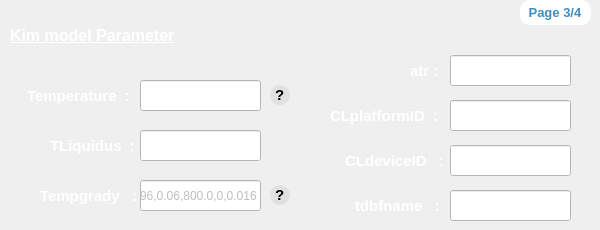
      <widget class="QWidget" name="page_10">
       <property name="styleSheet">
        <string notr="true">#page_10{
background-color: rgb(64, 140, 191);
}</string>
       </property>
       <widget class="QLabel" name="label_151">
        <property name="geometry">
         <rect>
          <x>520</x>
          <y>0</y>
          <width>71</width>
          <height>25</height>
         </rect>
        </property>
        <property name="font">
         <font>
          <family>Ubuntu</family>
          <pointsize>10</pointsize>
          <weight>75</weight>
          <bold>true</bold>
         </font>
        </property>
        <property name="styleSheet">
         <string notr="true">background-color: rgb(255, 255, 255);
border : 2px solid white;
border-radius :10px;
color :rgb(64, 140, 191);</string>
        </property>
        <property name="text">
         <string> Page 3/4</string>
        </property>
       </widget>
       <widget class="QLabel" name="label_125">
        <property name="geometry">
         <rect>
          <x>50</x>
          <y>130</y>
          <width>91</width>
          <height>31</height>
         </rect>
        </property>
        <property name="font">
         <font>
          <family>Ubuntu</family>
          <pointsize>11</pointsize>
          <weight>75</weight>
          <italic>false</italic>
          <bold>true</bold>
         </font>
        </property>
        <property name="styleSheet">
         <string notr="true">color : white;</string>
        </property>
        <property name="text">
         <string>TLiquidus  :</string>
        </property>
       </widget>
       <widget class="QLineEdit" name="TLKKS2">
        <property name="geometry">
         <rect>
          <x>140</x>
          <y>130</y>
          <width>121</width>
          <height>31</height>
         </rect>
        </property>
        <property name="styleSheet">
         <string notr="true">background-color: rgb(255, 255, 255);</string>
        </property>
       </widget>
       <widget class="QLabel" name="label_242">
        <property name="geometry">
         <rect>
          <x>270</x>
          <y>185</y>
          <width>20</width>
          <height>20</height>
         </rect>
        </property>
        <property name="font">
         <font>
          <family>Segoe UI Symbol</family>
          <pointsize>11</pointsize>
          <weight>75</weight>
          <italic>false</italic>
          <bold>true</bold>
         </font>
        </property>
        <property name="toolTip">
         <string>&lt;html&gt;&lt;head/&gt;&lt;body&gt;&lt;p&gt;The tuple Tempgrady={BASETEMP, DELTAT, DISTANCE, OFFSET,&lt;/p&gt;&lt;p&gt;VELOCITY} is read in for setting the properties of thermal gradient.&lt;/p&gt;&lt;/body&gt;&lt;/html&gt;</string>
        </property>
        <property name="styleSheet">
         <string notr="true">background-color: rgb(225, 225, 225);
color:rgb(0, 0, 0);
border-radius : 10px; 
border : 1px solid rgb(225, 225, 225);</string>
        </property>
        <property name="text">
         <string>?</string>
        </property>
       </widget>
       <widget class="QLabel" name="label_127">
        <property name="geometry">
         <rect>
          <x>40</x>
          <y>180</y>
          <width>101</width>
          <height>31</height>
         </rect>
        </property>
        <property name="font">
         <font>
          <family>Ubuntu</family>
          <pointsize>11</pointsize>
          <weight>75</weight>
          <italic>false</italic>
          <bold>true</bold>
         </font>
        </property>
        <property name="styleSheet">
         <string notr="true">color : white;</string>
        </property>
        <property name="text">
         <string>Tempgrady   :</string>
        </property>
       </widget>
       <widget class="QLineEdit" name="tempGradyKKS2">
        <property name="enabled">
         <bool>false</bool>
        </property>
        <property name="geometry">
         <rect>
          <x>140</x>
          <y>180</y>
          <width>121</width>
          <height>31</height>
         </rect>
        </property>
        <property name="styleSheet">
         <string notr="true">background-color: rgb(255, 255, 255);</string>
        </property>
        <property name="text">
         <string>0.96,0.06,800.0,0,0.016</string>
        </property>
       </widget>
       <widget class="QLabel" name="label_245">
        <property name="geometry">
         <rect>
          <x>270</x>
          <y>85</y>
          <width>20</width>
          <height>20</height>
         </rect>
        </property>
        <property name="font">
         <font>
          <family>Segoe UI Symbol</family>
          <pointsize>11</pointsize>
          <weight>75</weight>
          <italic>false</italic>
          <bold>true</bold>
         </font>
        </property>
        <property name="toolTip">
         <string>&lt;html&gt;&lt;head/&gt;&lt;body&gt;&lt;p&gt;Temperature Value&lt;/p&gt;&lt;/body&gt;&lt;/html&gt;</string>
        </property>
        <property name="styleSheet">
         <string notr="true">background-color: rgb(225, 225, 225);
color:rgb(0, 0, 0);
border-radius : 10px; 
border : 1px solid rgb(225, 225, 225);</string>
        </property>
        <property name="text">
         <string>?</string>
        </property>
       </widget>
       <widget class="QLineEdit" name="temperatureKKS2">
        <property name="geometry">
         <rect>
          <x>140</x>
          <y>80</y>
          <width>121</width>
          <height>31</height>
         </rect>
        </property>
        <property name="styleSheet">
         <string notr="true">background-color: rgb(255, 255, 255);</string>
        </property>
        <property name="text">
         <string/>
        </property>
       </widget>
       <widget class="QLabel" name="label_116">
        <property name="geometry">
         <rect>
          <x>27</x>
          <y>80</y>
          <width>111</width>
          <height>31</height>
         </rect>
        </property>
        <property name="font">
         <font>
          <family>Ubuntu</family>
          <pointsize>11</pointsize>
          <weight>75</weight>
          <italic>false</italic>
          <bold>true</bold>
         </font>
        </property>
        <property name="styleSheet">
         <string notr="true">color : white;</string>
        </property>
        <property name="text">
         <string>Temperature  :</string>
        </property>
       </widget>
       <widget class="QLabel" name="label_165">
        <property name="geometry">
         <rect>
          <x>330</x>
          <y>105</y>
          <width>111</width>
          <height>21</height>
         </rect>
        </property>
        <property name="font">
         <font>
          <family>Ubuntu</family>
          <pointsize>11</pointsize>
          <weight>75</weight>
          <italic>false</italic>
          <bold>true</bold>
         </font>
        </property>
        <property name="styleSheet">
         <string notr="true">color : white;</string>
        </property>
        <property name="text">
         <string>CLplatformID  :</string>
        </property>
       </widget>
       <widget class="QLabel" name="label_150">
        <property name="geometry">
         <rect>
          <x>345</x>
          <y>145</y>
          <width>101</width>
          <height>31</height>
         </rect>
        </property>
        <property name="font">
         <font>
          <family>Ubuntu</family>
          <pointsize>11</pointsize>
          <weight>75</weight>
          <italic>false</italic>
          <bold>true</bold>
         </font>
        </property>
        <property name="styleSheet">
         <string notr="true">color : white;</string>
        </property>
        <property name="text">
         <string>CLdeviceID   :</string>
        </property>
       </widget>
       <widget class="QLabel" name="label_164">
        <property name="geometry">
         <rect>
          <x>410</x>
          <y>60</y>
          <width>31</width>
          <height>21</height>
         </rect>
        </property>
        <property name="font">
         <font>
          <family>Ubuntu</family>
          <pointsize>11</pointsize>
          <weight>75</weight>
          <italic>false</italic>
          <bold>true</bold>
         </font>
        </property>
        <property name="styleSheet">
         <string notr="true">color : white;</string>
        </property>
        <property name="text">
         <string>atr :</string>
        </property>
       </widget>
       <widget class="QLineEdit" name="CLPidKKS2">
        <property name="geometry">
         <rect>
          <x>450</x>
          <y>100</y>
          <width>121</width>
          <height>31</height>
         </rect>
        </property>
        <property name="styleSheet">
         <string notr="true">background-color: rgb(255, 255, 255);</string>
        </property>
        <property name="text">
         <string/>
        </property>
       </widget>
       <widget class="QLineEdit" name="atrKKS2">
        <property name="geometry">
         <rect>
          <x>450</x>
          <y>55</y>
          <width>121</width>
          <height>31</height>
         </rect>
        </property>
        <property name="styleSheet">
         <string notr="true">background-color: rgb(255, 255, 255);</string>
        </property>
        <property name="text">
         <string/>
        </property>
       </widget>
       <widget class="QLineEdit" name="CLDidKKS2">
        <property name="geometry">
         <rect>
          <x>450</x>
          <y>145</y>
          <width>121</width>
          <height>31</height>
         </rect>
        </property>
        <property name="styleSheet">
         <string notr="true">background-color: rgb(255, 255, 255);</string>
        </property>
       </widget>
       <widget class="QLabel" name="label_123">
        <property name="geometry">
         <rect>
          <x>10</x>
          <y>20</y>
          <width>251</width>
          <height>31</height>
         </rect>
        </property>
        <property name="font">
         <font>
          <family>Ubuntu</family>
          <pointsize>12</pointsize>
          <weight>75</weight>
          <italic>false</italic>
          <bold>true</bold>
          <underline>true</underline>
         </font>
        </property>
        <property name="styleSheet">
         <string notr="true">color: rgb(255, 255, 255);</string>
        </property>
        <property name="text">
         <string>Kim model Parameter</string>
        </property>
       </widget>
       <widget class="QLineEdit" name="tdbfnameKKS2">
        <property name="geometry">
         <rect>
          <x>450</x>
          <y>190</y>
          <width>121</width>
          <height>31</height>
         </rect>
        </property>
        <property name="styleSheet">
         <string notr="true">background-color: rgb(255, 255, 255);</string>
        </property>
       </widget>
       <widget class="QLabel" name="label_153">
        <property name="geometry">
         <rect>
          <x>355</x>
          <y>190</y>
          <width>91</width>
          <height>31</height>
         </rect>
        </property>
        <property name="font">
         <font>
          <family>Ubuntu</family>
          <pointsize>11</pointsize>
          <weight>75</weight>
          <italic>false</italic>
          <bold>true</bold>
         </font>
        </property>
        <property name="styleSheet">
         <string notr="true">color : white;</string>
        </property>
        <property name="text">
         <string>tdbfname   :</string>
        </property>
       </widget>
      </widget>
